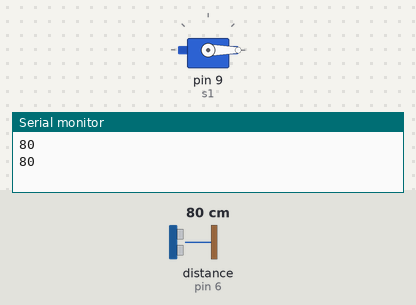
A sketch run on a simulated Arduino Uno, built with avr-gcc and run on an emulated ATmega328P. On the bench: servo, the last lines printed to the serial monitor. Wiring (inferred from the names in the program): ultrasonic range finder: trigger pin 7; echo pin 6. Inputs (shaded band) come from the test bench; at power-on: distance to the obstacle (sensor on pin 6) 80 cm. The echo pulse lasts 58.3 µs per cm.

Above: at 1.8 s.
1.9 s: distance to the obstacle (sensor on pin 6) set to 8 cm
4.2 s: distance to the obstacle (sensor on pin 6) set to 5 cm
At 6.9 s:
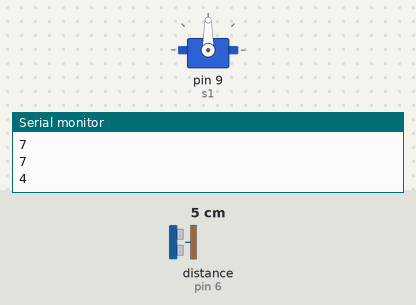
Timing chart, 0 to 13.5 s (numbered marks = the images above; inputs shaded):
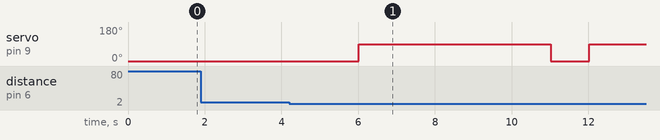

Measured:
- the behaviour switches between 7 and 6 cm on distance to the obstacle (sensor on pin 6) (found by bisection; images 0 and 1)
- after the input at 4.2 s, servo on pin 9 (s1): 0° → 90° after 1.8 s, → 0° 5.0 s later, → 90° 1.0 s later

The sketch:

AutoGate.ino
```cpp
#include<Servo.h>
Servo s1;
int trig=7;
int echo=6;
long timeInMicro;
long distanceInCm;

void setup()
{
  Serial.begin(9600);
  pinMode(7,OUTPUT);
  pinMode(6,INPUT);
  s1.attach(9);
}
void loop()
{
  s1.write(0);
  digitalWrite(trig,LOW);
  delayMicroseconds(2);
  digitalWrite(trig,HIGH);
  delayMicroseconds(10);
  digitalWrite(trig,LOW);

  timeInMicro= pulseIn(echo,HIGH);
  distanceInCm = ((timeInMicro/29)/2);

  Serial.println(distanceInCm);
  delay(1000);
  if(distanceInCm<=5){
    s1.write(90);
    delay(5000);
  }
}
```
